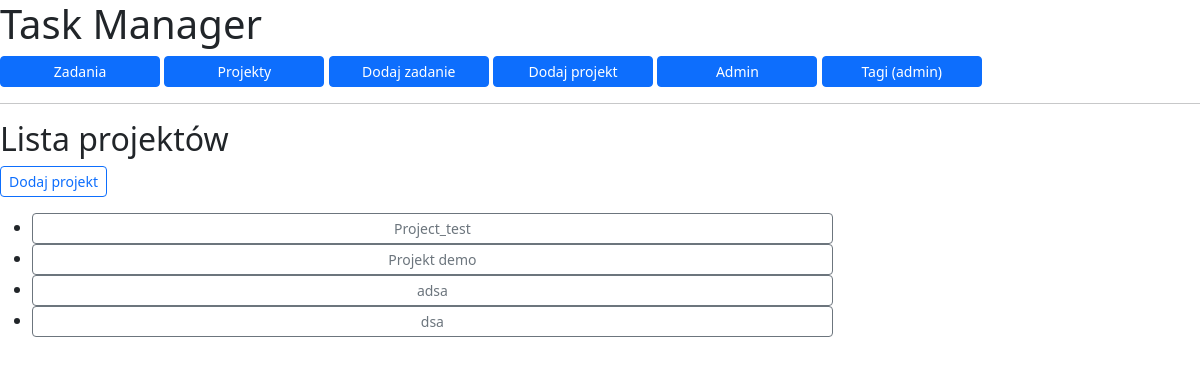
/projects/, run on the app's committed database.
### seredaApp/models.py (models this page shows, shortened)
class Project(models.Model):
    name = models.CharField(max_length=100)
    description = models.TextField(blank=True)
    created_at = models.DateTimeField(auto_now_add=True)
    is_active = models.BooleanField(default=True)
    class Meta:
        ordering = ["name"]

### seredaApp/views.py (the view)
# urls.py: path("projects/", ProjectListView.as_view(), name="project_list"),
class ProjectListView(ListView):
    model = Project
    emplate_name = "seredaApp/project_list.html"
    context_object_name = "projects"

### seredaApp/templates/seredaApp/project_list.html
{% extends "base.html" %}
{% block content %}
<h2>Lista projektów</h2>
<p>
    <a href="{% url 'project_add' %}" class="btn btn-outline-primary btn-sm">Dodaj projekt</a>
</p>
{% if projects %}
    <ul>
        {% for project in projects %}
            <li>
                <a href="{% url 'project_detail' project.pk %}" class="btn btn-outline-secondary btn-sm" style="width: 100ch;">
                    {{ project.name }}
                </a>
            </li>
        {% endfor %}
    </ul>
{% else %}
    <p>Brak projektów.</p>
{% endif %}
{% endblock %}

### data on the page
Project: name "Project_test"
Project: name "Projekt demo"
Project: name "adsa"
Project: name "dsa"
